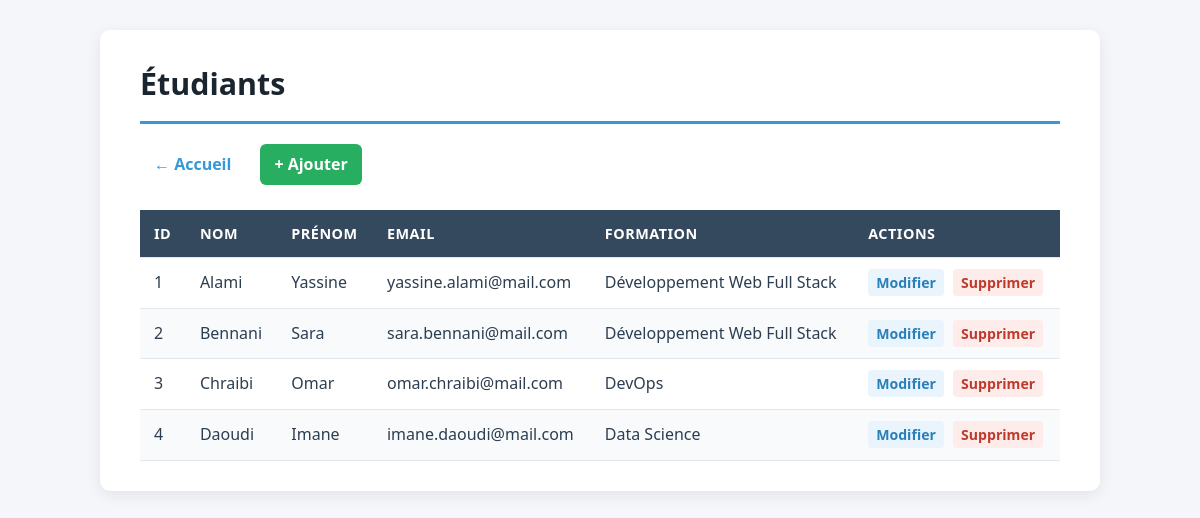
Page /etudiants/index.php on the committed database.
### tables this page shows
CREATE TABLE etudiants (
    id INT AUTO_INCREMENT PRIMARY KEY,
    nom VARCHAR(50) NOT NULL,
    prenom VARCHAR(50) NOT NULL,
    email VARCHAR(100) NOT NULL UNIQUE,
    formation_id INT NOT NULL,
    CONSTRAINT fk_etudiants_formation
        FOREIGN KEY (formation_id) REFERENCES formations(id)
        
);

CREATE TABLE formations (
    id INT AUTO_INCREMENT PRIMARY KEY,
    nom VARCHAR(100) NOT NULL,
    duree_mois INT NOT NULL
);

### etudiants/index.php (the view, shortened to what this page needs)
<?php
require_once '../database/connexion.php';
$sql = "SELECT e.*, f.nom AS formation_nom
        FROM etudiants e
        JOIN formations f ON e.formation_id = f.id
        ORDER BY e.id";
$etudiants = $pdo->query($sql)->fetchAll();
?>
<!DOCTYPE html>
<html lang="fr">
<head>
    <link rel="stylesheet" href="/tp7-crud/style.css">
</head>
<body>
    <div class="container">
        <h1>Étudiants</h1>
        <div class="nav">
            <a href="../index.php">← Accueil</a>
            <a href="create.php" class="btn-add">+ Ajouter</a>
        </div>
        <table>
            <thead>
                <tr><th>ID</th><th>Nom</th><th>Prénom</th><th>Email</th><th>Formation</th><th>Actions</th></tr>
            </thead>
            <tbody>
            <?php foreach ($etudiants as $e): ?>
                <tr>
                    <td><?= $e['id'] ?></td>
                    <td><?= htmlspecialchars($e['nom']) ?></td>
                    <td><?= htmlspecialchars($e['prenom']) ?></td>
                    <td><?= htmlspecialchars($e['email']) ?></td>
                    <td><?= htmlspecialchars($e['formation_nom']) ?></td>
                    <td>
                        <a href="edit.php?id=<?= $e['id'] ?>" class="edit">Modifier</a>
                        <a href="delete.php?id=<?= $e['id'] ?>" class="delete"
                           onclick="return confirm('Supprimer cet étudiant ?')">Supprimer</a>
                    </td>
                </tr>
            <?php endforeach; ?>
            </tbody>
        </table>
    </div>
</body>
</html>

### style.css (style rules this page uses)
* { margin: 0; padding: 0; box-sizing: border-box; }
body { font-family: "Segoe UI", Tahoma, Geneva, Verdana, sans-serif; background: #f4f6f9; color: #2c3e50; line-height: 1.6; padding: 30px 20px; }
.container { max-width: 1000px; margin: 0 auto; background: #ffffff; padding: 30px 40px; border-radius: 10px; box-shadow: 0 4px 15px rgba(0, 0, 0, 0.08); }
h1 { font-size: 1.9rem; color: #1a252f; margin-bottom: 20px; padding-bottom: 12px; border-bottom: 3px solid #3498db; }
.nav { display: flex; gap: 15px; flex-wrap: wrap; margin-bottom: 25px; }
.nav a { text-decoration: none; color: #3498db; font-weight: 600; padding: 8px 14px; border-radius: 6px; transition: background 0.2s, color 0.2s; }
.nav a.btn-add { background: #27ae60; color: #ffffff; }
table { width: 100%; border-collapse: collapse; margin-top: 10px; background: #ffffff; }
table thead { background: #34495e; color: #ffffff; }
table th, table td { padding: 12px 14px; text-align: left; border-bottom: 1px solid #e1e8ed; }
table th { font-weight: 600; font-size: 0.9rem; text-transform: uppercase; letter-spacing: 0.5px; }
table tbody tr:nth-child(even) { background: #f8fafc; }
table a { text-decoration: none; font-weight: 600; padding: 4px 8px; border-radius: 4px; font-size: 0.88rem; }
table a.edit { color: #2980b9; background: #eaf4fc; }
table a.delete { color: #c0392b; background: #fdecea; margin-left: 5px; }

### rows in the picture
etudiants: id "1", nom "Alami", prenom "Yassine", email "yassine.alami@mail.com", formation.nom "Développement Web Full Stack"
etudiants: id "2", nom "Bennani", prenom "Sara", email "sara.bennani@mail.com", formation.nom "Développement Web Full Stack"
etudiants: id "3", nom "Chraibi", prenom "Omar", email "omar.chraibi@mail.com", formation.nom "DevOps"
etudiants: id "4", nom "Daoudi", prenom "Imane", email "imane.daoudi@mail.com", formation.nom "Data Science"
